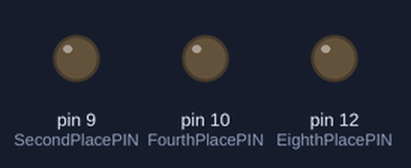
Recording of a sketch running on a simulated Arduino Uno, built with avr-gcc and run on an emulated ATmega328P. Parts: output pins drawn as LEDs (lit = HIGH). Pins used as bus, display or sensor lines are not drawn.

Above: at 1.5 s.
At 12.0 s:
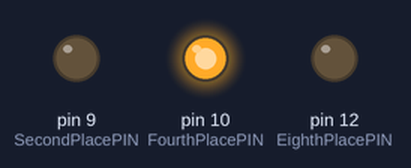
At 18.0 s:
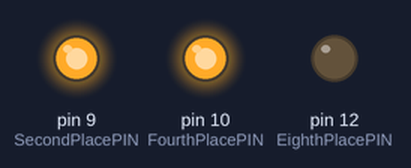
At 30.0 s:
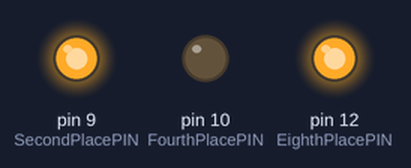
At 42.0 s:
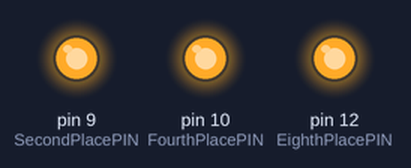
At 54.0 s:
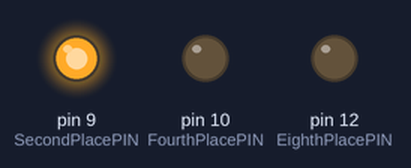
Timing chart, 0 to 62.4 s (numbered marks = the images above):
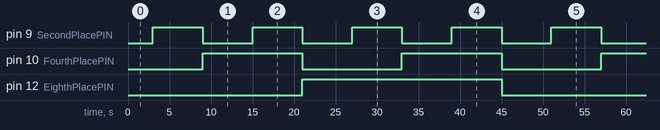

The sketch:

Binary_ASSN.ino
```cpp
int EighthPlacePIN = 12;
int FourthPlacePIN = 10;
int SecondPlacePIN = 9;
int FirstPlacePIN = 11;


int timer = 3000;

int EighthPlace = 8;
int FourthPlace = 4;
int SecondPlace = 2;
int FirstPlace = 1;


void setup() {
  // put your setup code here, to run once:

pinMode(EighthPlacePIN, OUTPUT);
pinMode(FourthPlacePIN, OUTPUT);
pinMode(SecondPlacePIN, OUTPUT);
pinMode(FirstPlacePIN, OUTPUT);

}

void loop() {
  // put your main code here, to run repeatedly:

zeroToseven();

digitalWrite(FirstPlacePIN, LOW);
digitalWrite(SecondPlacePIN, LOW);
digitalWrite(FourthPlacePIN, LOW);
digitalWrite(EighthPlacePIN, HIGH);
delay(timer);


zeroToseven();

digitalWrite(FirstPlacePIN, LOW);
digitalWrite(SecondPlacePIN, LOW);
digitalWrite(FourthPlacePIN, LOW);
digitalWrite(EighthPlacePIN, LOW);
delay(timer);

}


void zeroToseven() {

digitalWrite(FirstPlacePIN, HIGH);
delay(timer);


digitalWrite(FirstPlacePIN, LOW);
digitalWrite(SecondPlacePIN, HIGH);
delay(timer);


digitalWrite(FirstPlacePIN, HIGH);
delay(timer);

digitalWrite(FirstPlacePIN, LOW);
digitalWrite(SecondPlacePIN, LOW);
digitalWrite(FourthPlacePIN, HIGH);
delay(timer);

digitalWrite(FirstPlacePIN, HIGH);
delay(timer);

digitalWrite(FirstPlacePIN, LOW);
digitalWrite(SecondPlacePIN, HIGH);
delay(timer);

digitalWrite(FirstPlacePIN, HIGH);
delay(timer);

}
```

Measured:
- by itself, pin 9 (SecondPlacePIN): alternates HIGH for 6.0 s and LOW for 6.0 s
- by itself, pin 10 (FourthPlacePIN): alternates HIGH for 12.0 s and LOW for 12.0 s
- by itself, pin 12 (EighthPlacePIN): alternates HIGH for 24.0 s and LOW for 24.0 s
